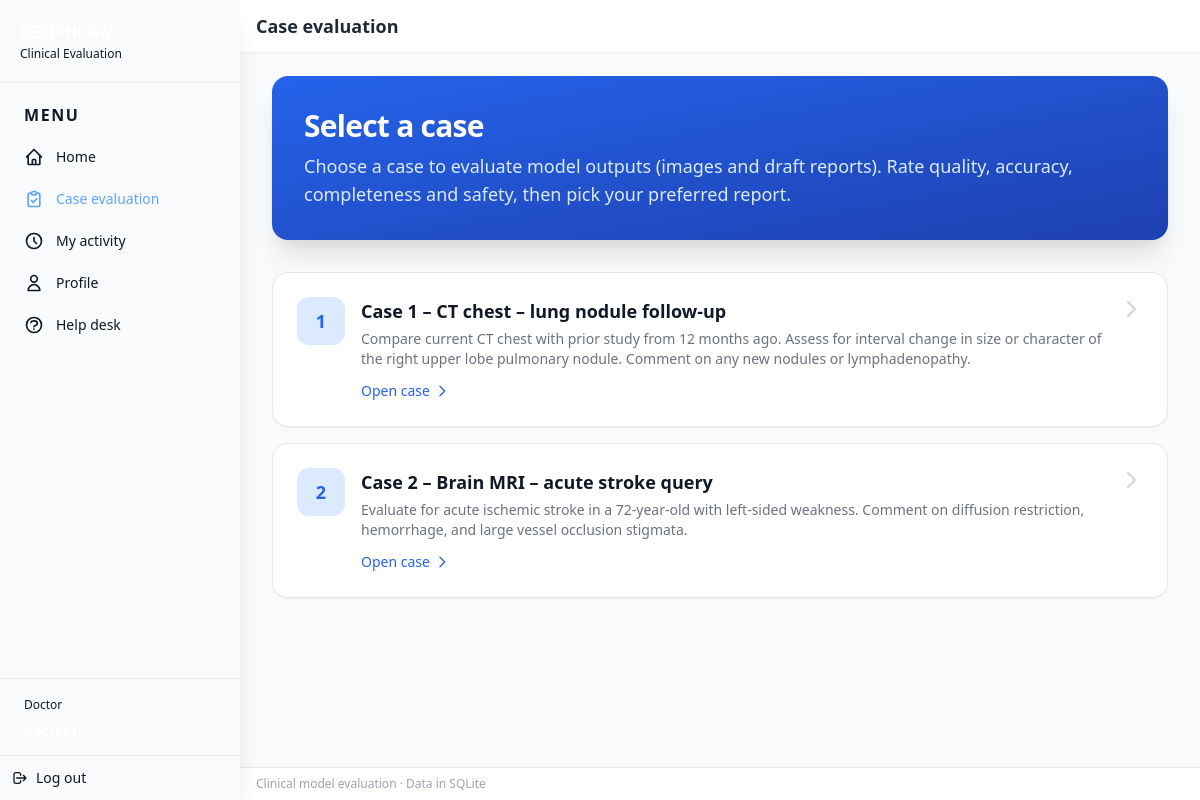
/evaluation (signed in), run on the app's committed database.
### app/models.py (models this page shows)
class User(SQLModel, table=True):
    __tablename__ = "users"
    id: Optional[int] = Field(default=None, primary_key=True)
    username: str = Field(unique=True)
    password_hash: str = Field()
    role: str = Field()  # "doctor" | "admin"
    full_name: Optional[str] = Field(default=None)
    email: Optional[str] = Field(default=None)
    institution: Optional[str] = Field(default=None)
    notes: Optional[str] = Field(default=None)
    created_at: datetime = Field(default_factory=datetime.utcnow)

class Case(SQLModel, table=True):
    id: Optional[int] = Field(default=None, primary_key=True)
    title: str
    clinical_prompt: str = Field(default="")
    modality: str = "text+image"
    outputs: list["ModelOutput"] = Relationship(back_populates="case")

### app/main.py (the view)
@app.get("/evaluation", response_class=HTMLResponse)
def evaluation_list(request: Request, session: SessionDep):
    user = get_current_user(request, session)
    if user is None:
        return RedirectResponse(url="/login?role=doctor", status_code=302)
    cases = session.exec(select(Case).order_by(Case.id)).all()
    case_items = [{"case": c} for c in cases]
    return templates.TemplateResponse(
        "evaluation_list.html",
        {"request": request, "current_user": user, "case_items": case_items},
    )

### app/templates/evaluation_list.html (shortened to what this page needs)
{% extends "base.html" %}
{% block header_title %}Case evaluation{% endblock %}
{% block content %}
<div class="max-w-4xl mx-auto space-y-8">
  <div class="bg-gradient-to-br from-blue-600 to-blue-800 rounded-2xl shadow-xl p-6 md:p-8 text-white">
    <h2 class="text-2xl md:text-3xl font-bold tracking-tight mb-2">Select a case</h2>
    <p class="text-blue-100 text-base md:text-lg">
      Choose a case to evaluate model outputs (images and draft reports). Rate quality, accuracy, completeness and safety, then pick your preferred report.
    </p>
  </div>
  {% if case_items %}
  <div class="grid gap-4">
    {% for item in case_items %}
    {% set c = item.case %}
    <a href="/evaluation/cases/{{ c.id }}" class="group block bg-white rounded-2xl border border-gray-200 shadow-sm hover:shadow-lg hover:border-blue-200 transition-all overflow-hidden">
      <div class="p-5 md:p-6 flex items-start gap-4">
        <span class="flex-shrink-0 w-12 h-12 rounded-xl bg-blue-100 text-blue-600 flex items-center justify-center font-bold text-lg group-hover:bg-blue-200 transition-colors" aria-hidden="true">
          {{ c.id }}
        </span>
        <div class="min-w-0 flex-1">
          <h3 class="text-lg font-semibold text-gray-900 group-hover:text-blue-700 transition-colors">
            Case {{ c.id }} – {{ c.title }}
          </h3>
          <p class="text-sm text-gray-500 mt-1">
            {{ (c.clinical_prompt or '')[:200] }}{% if (c.clinical_prompt or '')|length > 200 %}…{% endif %}
          </p>
          <span class="inline-flex items-center gap-1 mt-3 text-sm font-medium text-blue-600 group-hover:text-blue-700">
            Open case
            <svg class="w-4 h-4 group-hover:translate-x-0.5 transition-transform" fill="none" stroke="currentColor" viewBox="0 0 24 24"><path stroke-linecap="round" stroke-linejoin="round" stroke-width="2" d="M9 5l7 7-7 7"/></svg>
          </span>
        </div>
        <span class="flex-shrink-0 text-gray-300 group-hover:text-blue-400 transition-colors" aria-hidden="true">
          <svg class="w-6 h-6" fill="none" stroke="currentColor" viewBox="0 0 24 24"><path stroke-linecap="round" stroke-linejoin="round" stroke-width="2" d="M9 5l7 7-7 7"/></svg>
        </span>
      </div>
    </a>
    {% endfor %}
  </div>
  {% endif %}
</div>
{% endblock %}

### app/templates/base.html (shortened to what this page needs)
<!DOCTYPE html>
<html lang="en">
  <head>
    <link
      href="https://cdn.jsdelivr.net/npm/tailwindcss@2.2.19/dist/tailwind.min.css"
      rel="stylesheet"
    />
    <link rel="stylesheet" href="/static/styles.css" />
  </head>
  <body class="bg-gray-50 text-gray-900">
    <div class="min-h-screen flex">
      {% if current_user is defined and current_user %}
      <aside class="w-60 min-h-screen sticky top-0 bg-slate-900 text-slate-100 flex-shrink-0 flex flex-col shadow-xl">
        <div class="p-5 border-b border-slate-700/80">
          <h1 class="font-bold text-base tracking-tight text-white">DECIPHER-M</h1>
          <p class="text-xs text-slate-400 mt-0.5">Clinical Evaluation</p>
        </div>
        <nav class="p-3 flex-1 space-y-0.5">
          <p class="px-3 py-2 text-[11px] font-semibold text-slate-500 uppercase tracking-widest">Menu</p>
          {% if current_user.role == 'admin' %}
          <a href="/admin" class="flex items-center gap-3 px-3 py-2.5 rounded-lg text-sm font-medium transition-colors {% if request.url.path == '/admin' %}bg-slate-800 text-blue-400{% else %}text-slate-300 hover:bg-slate-800 hover:text-blue-400{% endif %}"><svg class="w-5 h-5 flex-shrink-0" fill="none" stroke="currentColor" viewBox="0 0 24 24"><path stroke-linecap="round" stroke-linejoin="round" stroke-width="2" d="M4 6a2 2 0 012-2h2a2 2 0 012 2v2a2 2 0 01-2 2H6a2 2 0 01-2-2V6z"/><path stroke-linecap="round" stroke-linejoin="round" stroke-width="2" d="M14 6a2 2 0 012-2h2a2 2 0 012 2v2a2 2 0 01-2 2h-2a2 2 0 01-2-2V6z"/><path stroke-linecap="round" stroke-linejoin="round" stroke-width="2" d="M4 16a2 2 0 012-2h2a2 2 0 012 2v2a2 2 0 01-2 2H6a2 2 0 01-2-2v-2z"/><path stroke-linecap="round" stroke-linejoin="round" stroke-width="2" d="M14 16a2 2 0 012-2h2a2 2 0 012 2v2a2 2 0 01-2 2h-2a2 2 0 01-2-2v-2z"/></svg>Dashboard</a>
          <a href="/admin/progress" class="flex items-center gap-3 px-3 py-2.5 rounded-lg text-sm font-medium transition-colors {% if request.url.path == '/admin/progress' %}bg-slate-800 text-blue-400{% else %}text-slate-300 hover:bg-slate-800 hover:text-blue-400{% endif %}"><svg class="w-5 h-5 flex-shrink-0" fill="none" stroke="currentColor" viewBox="0 0 24 24"><path stroke-linecap="round" stroke-linejoin="round" stroke-width="2" d="M9 19v-6a2 2 0 00-2-2H5a2 2 0 00-2 2v6a2 2 0 002 2h2a2 2 0 002-2zm0 0V9a2 2 0 012-2h2a2 2 0 012 2v10m-6 0a2 2 0 002 2h2a2 2 0 002-2m0 0V5a2 2 0 012-2h2a2 2 0 012 2v14a2 2 0 01-2 2h-2a2 2 0 01-2-2z"/></svg>Progress</a>
          <a href="/admin/quality" class="flex items-center gap-3 px-3 py-2.5 rounded-lg text-sm font-medium transition-colors {% if request.url.path == '/admin/quality' %}bg-slate-800 text-blue-400{% else %}text-slate-300 hover:bg-slate-800 hover:text-blue-400{% endif %}"><svg class="w-5 h-5 flex-shrink-0" fill="none" stroke="currentColor" viewBox="0 0 24 24"><path stroke-linecap="round" stroke-linejoin="round" stroke-width="2" d="M9 12l2 2 4-4m6 2a9 9 0 11-18 0 9 9 0 0118 0z"/></svg>Data quality</a>
          <a href="/admin/agreement" class="flex items-center gap-3 px-3 py-2.5 rounded-lg text-sm font-medium transition-colors {% if request.url.path == '/admin/agreement' %}bg-slate-800 text-blue-400{% else %}text-slate-300 hover:bg-slate-800 hover:text-blue-400{% endif %}"><svg class="w-5 h-5 flex-shrink-0" fill="none" stroke="currentColor" viewBox="0 0 24 24"><path stroke-linecap="round" stroke-linejoin="round" stroke-width="2" d="M17 20h5v-2a3 3 0 00-5.356-1.857M17 20H7m10 0v-2c0-.656-.126-1.283-.356-1.857M7 20H2v-2a3 3 0 015.356-1.857M7 20v-2c0-.656.126-1.283.356-1.857m0 0a5.002 5.002 0 019.288 0M15 7a3 3 0 11-6 0 3 3 0 016 0zm6 3a2 2 0 11-4 0 2 2 0 014 0zM7 10a2 2 0 11-4 0 2 2 0 014 0z"/></svg>Agreement</a>
          <a href="/admin/roi" class="flex items-center gap-3 px-3 py-2.5 rounded-lg text-sm font-medium transition-colors {% if request.url.path == '/admin/roi' %}bg-slate-800 text-blue-400{% else %}text-slate-300 hover:bg-slate-800 hover:text-blue-400{% endif %}"><svg class="w-5 h-5 flex-shrink-0" fill="none" stroke="currentColor" viewBox="0 0 24 24"><path stroke-linecap="round" stroke-linejoin="round" stroke-width="2" d="M15.232 5.232l3.536 3.536m-2.036-5.036a2.5 2.5 0 113.536 3.536L6.5 21.036H3v-3.572L16.732 3.732z"/></svg>ROI overlap</a>
          <a href="/help/inbox" class="flex items-center gap-3 px-3 py-2.5 rounded-lg text-sm font-medium transition-colors {% if request.url.path.startswith('/help') %}bg-slate-800 text-blue-400{% else %}text-slate-300 hover:bg-slate-800 hover:text-blue-400{% endif %}"><svg class="w-5 h-5 flex-shrink-0" fill="none" stroke="currentColor" viewBox="0 0 24 24"><path stroke-linecap="round" stroke-linejoin="round" stroke-width="2" d="M8.228 9c.549-1.165 2.03-2 3.772-2 2.21 0 4 1.343 4 3 0 1.4-1.278 2.575-3.006 2.907-.542.104-.994.54-.994 1.093m0 3h.01M21 12a9 9 0 11-18 0 9 9 0 0118 0z"/></svg>Help desk</a>
          <a href="/admin/models" class="flex items-center gap-3 px-3 py-2.5 rounded-lg text-sm font-medium transition-colors {% if request.url.path == '/admin/models' %}bg-slate-800 text-blue-400{% else %}text-slate-300 hover:bg-slate-800 hover:text-blue-400{% endif %}"><svg class="w-5 h-5 flex-shrink-0" fill="none" stroke="currentColor" viewBox="0 0 24 24"><path stroke-linecap="round" stroke-linejoin="round" stroke-width="2" d="M20 7l-8 4-8-4m16 0l-8 4m8-4v10l-8 4m0-10L4 7m8 4v10M4 7v10l8 4"/></svg>Model management</a>
          {% else %}
          <a href="/home" class="flex items-center gap-3 px-3 py-2.5 rounded-lg text-sm font-medium transition-colors {% if request.url.path == '/home' %}bg-slate-800 text-blue-400{% else %}text-slate-300 hover:bg-slate-800 hover:text-blue-400{% endif %}"><svg class="w-5 h-5 flex-shrink-0" fill="none" stroke="currentColor" viewBox="0 0 24 24"><path stroke-linecap="round" stroke-linejoin="round" stroke-width="2" d="M3 12l2-2m0 0l7-7 7 7M5 10v10a1 1 0 001 1h3m10-11l2 2m-2-2v10a1 1 0 01-1 1h-3m-6 0a1 1 0 001-1v-4a1 1 0 011-1h2a1 1 0 011 1v4a1 1 0 001 1m-6 0h6"/></svg>Home</a>
          <a href="/evaluation" class="flex items-center gap-3 px-3 py-2.5 rounded-lg text-sm font-medium transition-colors {% if request.url.path.startswith('/evaluation') %}bg-slate-800 text-blue-400{% else %}text-slate-300 hover:bg-slate-800 hover:text-blue-400{% endif %}"><svg class="w-5 h-5 flex-shrink-0" fill="none" stroke="currentColor" viewBox="0 0 24 24"><path stroke-linecap="round" stroke-linejoin="round" stroke-width="2" d="M9 5H7a2 2 0 00-2 2v12a2 2 0 002 2h10a2 2 0 002-2V7a2 2 0 00-2-2h-2M9 5a2 2 0 002 2h2a2 2 0 002-2M9 5a2 2 0 012-2h2a2 2 0 012 2m-6 9l2 2 4-4"/></svg>Case evaluation</a>
          <a href="/activity" class="flex items-center gap-3 px-3 py-2.5 rounded-lg text-sm font-medium transition-colors {% if request.url.path == '/activity' %}bg-slate-800 text-blue-400{% else %}text-slate-300 hover:bg-slate-800 hover:text-blue-400{% endif %}"><svg class="w-5 h-5 flex-shrink-0" fill="none" stroke="currentColor" viewBox="0 0 24 24"><path stroke-linecap="round" stroke-linejoin="round" stroke-width="2" d="M12 8v4l3 3m6-3a9 9 0 11-18 0 9 9 0 0118 0z"/></svg>My activity</a>
          <a href="/profile" class="flex items-center gap-3 px-3 py-2.5 rounded-lg text-sm font-medium transition-colors {% if request.url.path == '/profile' %}bg-slate-800 text-blue-400{% else %}text-slate-300 hover:bg-slate-800 hover:text-blue-400{% endif %}"><svg class="w-5 h-5 flex-shrink-0" fill="none" stroke="currentColor" viewBox="0 0 24 24"><path stroke-linecap="round" stroke-linejoin="round" stroke-width="2" d="M16 7a4 4 0 11-8 0 4 4 0 018 0zM12 14a7 7 0 00-7 7h14a7 7 0 00-7-7z"/></svg>Profile</a>
          <a href="/help" class="flex items-center gap-3 px-3 py-2.5 rounded-lg text-sm font-medium transition-colors {% if request.url.path.startswith('/help') %}bg-slate-800 text-blue-400{% else %}text-slate-300 hover:bg-slate-800 hover:text-blue-400{% endif %}">Help desk</a>
          {% endif %}
        </nav>
        <div class="p-3 border-t border-slate-700/80">
          <p class="px-3 py-1.5 text-xs font-medium text-slate-500">{{ 'Admin' if current_user.role == 'admin' else 'Doctor' }}</p>
          <p class="px-3 py-0.5 text-sm font-semibold text-white">{{ current_user.username }}</p>
        </div>
        <a href="/logout" class="flex items-center gap-2 p-3 text-sm font-medium text-slate-400 hover:bg-slate-800 hover:text-blue-400 border-t border-slate-700/80 transition-colors"><svg class="w-4 h-4 flex-shrink-0" fill="none" stroke="currentColor" viewBox="0 0 24 24"><path stroke-linecap="round" stroke-linejoin="round" stroke-width="2" d="M17 16l4-4m0 0l-4-4m4 4H7m6 4v1a3 3 0 01-3 3H6a3 3 0 01-3-3V7a3 3 0 013-3h4a3 3 0 013 3v1"/></svg>Log out</a>
      </aside>
      {% endif %}
      <div class="flex-1 flex flex-col min-w-0">
        {% if current_user is defined and current_user %}
        <header class="bg-white shadow-sm py-3 px-4">
          <div class="max-w-5xl mx-auto flex items-center justify-between">
            <h2 class="text-lg font-semibold text-gray-800">{% block header_title %}Clinical Evaluation{% endblock %}</h2>
          </div>
        </header>
        {% endif %}
        <main class="flex-1 py-6 px-4 sm:px-6 lg:px-8">
          <div class="max-w-5xl mx-auto">
            {% block content %}{% endblock %}
          </div>
        </main>
        <footer class="bg-white border-t py-2 px-4 text-xs text-gray-400">
          Clinical model evaluation · Data in SQLite
        </footer>
      </div>
    </div>
  </body>
</html>

### app/static/styles.css (style rules this page uses)
body { -webkit-font-smoothing: antialiased; }

### data on the page
User: role "Doctor"
Case: id "1", id "1", title "CT chest – lung nodule follow-up", clinical_prompt "Compare current CT chest with prior study from 12 months ago. Assess for interval change in size or character of the right upper lobe pulmonary nodule. Comment on any new nodules or lymphadenopathy."
Case: id "2", id "2", title "Brain MRI – acute stroke query", clinical_prompt "Evaluate for acute ischemic stroke in a 72-year-old with left-sided weakness. Comment on diffusion restriction, hemorrhage, and large vessel occlusion stigmata."
